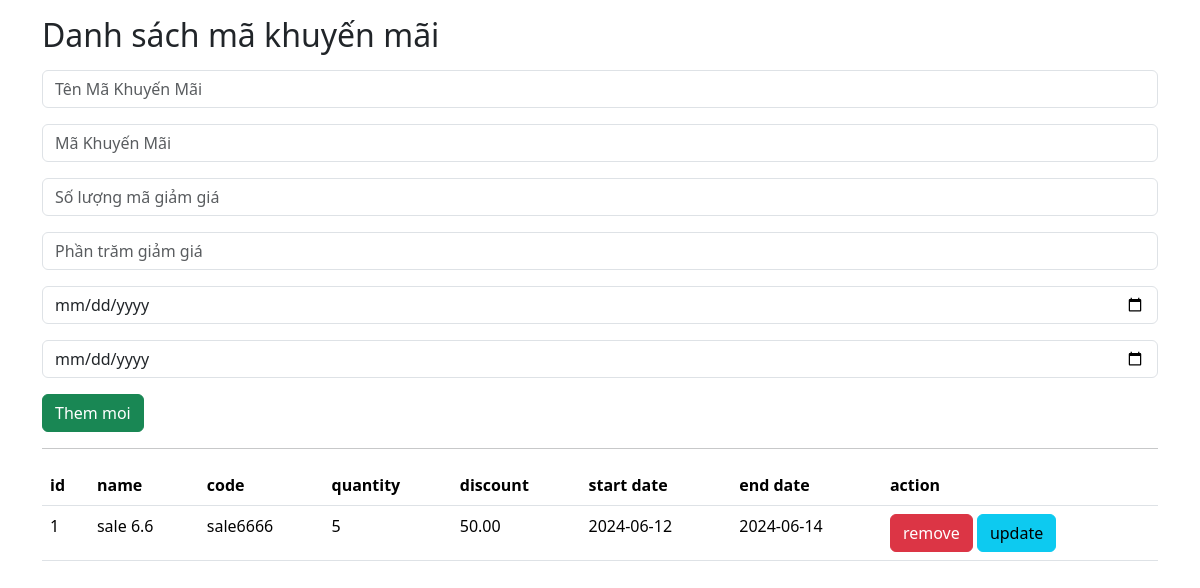
Screenshot of /dashmin-1.0.0/index_cupons.php with the database file from the repository.
### tables this page shows
CREATE TABLE `coupons` (
  `id` int(11) NOT NULL,
  `name` varchar(255) NOT NULL,
  `code` varchar(50) NOT NULL,
  `quantity` int(11) NOT NULL,
  `discount` decimal(10,2) NOT NULL,
  `startDate` date NOT NULL,
  `endDate` date NOT NULL
);

### dashmin-1.0.0/DBUtil.php (called while the page is built, shortened)
<?php
include "Database.php";
class DBUntil
{
    private $connection = null;
    function __construct()
    {
        $db = new Database(HOST, USERNAME, PASSWORD, DB_NAME);
        $this->connection = $db->getConnection();
    }
    public function select($sql, $params = [])
    {
        $stmt = $this->connection->prepare($sql);
        $stmt->execute($params);
        $stmt->setFetchMode(PDO::FETCH_ASSOC);
        return $stmt->fetchAll();
    }
}
?>

### dashmin-1.0.0/Database.php (called while the page is built, shortened)
<?php
class Database
{
    private $host;
    private $username;
    private $password;
    private $dbname;
    public function __construct($host, $username, $password, $dbname)
    {
        $this->host = $host;
        $this->password = $password;
        $this->username = $username;
        $this->dbname = $dbname;
    }
    public function getConnection()
    {
        try {
            $url = "mysql:host=" . $this->host . ";dbname=" . $this->dbname . ";username=" . $this->username . "";
            $this->connection = new PDO($url, $this->username, $this->password);
            $this->connection->setAttribute(PDO::ATTR_ERRMODE, PDO::ERRMODE_EXCEPTION);
            return $this->connection;
        } catch (\Exception $e) {
            echo "Error: " . $e->getMessage();
            return null;
        }
    }
}

### dashmin-1.0.0/index_cupons.php (the view, shortened to what this page needs)
<?php
include_once('./DBUtil.php');
$dbHelper = new DBUntil();
?>
<!DOCTYPE html>
<html lang="en">
<head>
    <link href="https://cdn.jsdelivr.net/npm/bootstrap@5.3.3/dist/css/bootstrap.min.css" rel="stylesheet">
</head>
<body>
    <div class="container mt-3">
        <h2>Danh sách mã khuyến mãi</h2>
        <form action="index_cupons.php" method="post">
            <input type="text" name="name" class="form-control mt-3" required placeholder="Tên Mã Khuyến Mãi">
            <input type="text" name="code" class="form-control mt-3" required placeholder="Mã Khuyến Mãi">
            <input type="number" name="quantity" class="form-control mt-3" required placeholder="Số lượng mã giảm giá">
            <input type="number" name="discount" class="form-control mt-3" required placeholder="Phần trăm giảm giá">
            <input type="date" name="startDate" class="form-control mt-3" required placeholder="Ngày bắt đầu">
            <input type="date" name="endDate" class="form-control mt-3" required placeholder="Ngày kết thúc">
            <input type="submit" class="btn btn-success mt-3" value="Them moi">
        </form>
        <hr />
        <table class="table">
            <thead>
                <tr>
                    <th>id</th>
                    <th>name</th>
                    <th>code</th>
                    <th>quantity</th>
                    <th>discount</th>
                    <th>start date</th>
                    <th>end date</th>
                    <th>action</th>
                </tr>
            </thead>
            <?php
            $counpons = $dbHelper->select("select * from coupons");
            foreach ($counpons as $item) {
                echo "<tr>";
                echo "<td>$item[id]</td>";
                echo "<td>$item[name]</td>";
                echo "<td>$item[code]</td>";
                echo "<td>$item[quantity]</td>";
                echo "<td>$item[discount]</td>";
                echo "<td>$item[startDate]</td>";
                echo "<td>$item[endDate]</td>";
                echo "<td> <a class='btn btn-danger' href='coupons/delete.php?id=$item[id]'>remove</a>
                    <a class='btn btn-info' href='coupons/update.php?id=$item[id]'>update</a>
                </td>";
                echo "</tr>";
            }
            ?>
        </table>
    </div>
</body>
</html>

### rows the page displays
coupons: id "1", name "sale 6.6", code "sale6666", quantity "5", discount "50.00", startDate "2024-06-12", endDate "2024-06-14"
